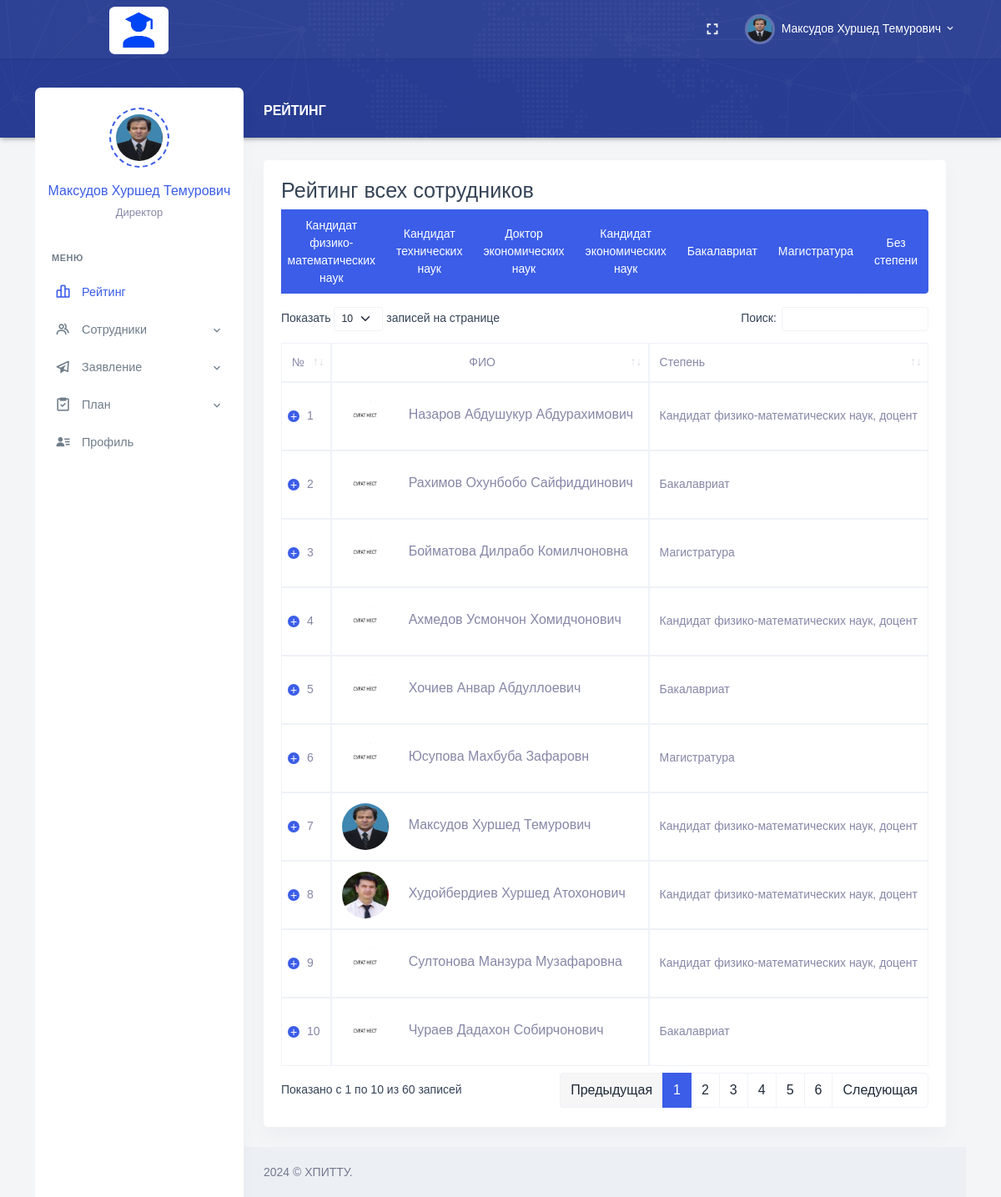
The page /Role/Director/index.php?login-success (signed in) on the database its author committed.
### tables this page shows
CREATE TABLE `employees` (
  `Employee_Id` int NOT NULL AUTO_INCREMENT,
  `Full_Name` varchar(255) DEFAULT NULL,
  `Date_of_Birth` date DEFAULT NULL,
  `Place_of_Birth` varchar(255) DEFAULT NULL,
  `Position_Id` int DEFAULT NULL,
  `Degree_Id` int DEFAULT NULL,
  `Faculty_Id` int DEFAULT NULL,
  `Department_Id` int DEFAULT NULL,
  `User_Role_Id` int DEFAULT NULL,
  `Email` varchar(255) DEFAULT NULL,
  `Phone_Number` varchar(20) DEFAULT NULL,
  `Employee_Number` varchar(20) DEFAULT NULL,
  `Date_Added` date DEFAULT NULL,
  `Path_Photo` varchar(255) DEFAULT NULL,
  `Username` varchar(255) DEFAULT NULL,
  `Password` varchar(255) DEFAULT NULL,
  PRIMARY KEY (`Employee_Id`),
  KEY `Degree_Id` (`Degree_Id`),
  KEY `Faculty_Id` (`Faculty_Id`),
  KEY `Department_Id` (`Department_Id`),
  KEY `User_Role_Id` (`User_Role_Id`),
  KEY `employees_ibfk_1` (`Position_Id`),
  CONSTRAINT `employees_ibfk_1` FOREIGN KEY (`Position_Id`) REFERENCES `positions` (`Position_Id`) ON DELETE CASCADE ON UPDATE CASCADE,
  CONSTRAINT `employees_ibfk_2` FOREIGN KEY (`Degree_Id`) REFERENCES `degrees` (`Degree_Id`) ON DELETE CASCADE ON UPDATE CASCADE,
  CONSTRAINT `employees_ibfk_3` FOREIGN KEY (`Faculty_Id`) REFERENCES `faculties` (`Faculty_Id`) ON DELETE CASCADE ON UPDATE CASCADE,
  CONSTRAINT `employees_ibfk_4` FOREIGN KEY (`Department_Id`) REFERENCES `departments` (`Department_Id`) ON DELETE CASCADE ON UPDATE CASCADE,
  CONSTRAINT `employees_ibfk_5` FOREIGN KEY (`User_Role_Id`) REFERENCES `user_roles` (`User_Role_Id`) ON DELETE CASCADE ON UPDATE CASCADE
);

CREATE TABLE `positions` (
  `Position_Id` int NOT NULL,
  `Position_Name` varchar(255) DEFAULT NULL,
  PRIMARY KEY (`Position_Id`)
);

### Role/Director/index.php (the view, shortened to what this page needs)
<?php
require_once "header.php";
?>
<div class="main-content">
    <div class="page-content">
        <div class="row">
            <div class="col-12">
                <div class="page-title-box d-flex align-items-center justify-content-between">
                    <h4 class="page-title mb-0 font-size-18">Рейтинг</h4>
                </div>
            </div>
        </div>
        <div class="row">
            <div class="col-lg-12">
                <div class="card">
                    <div class="card-body">
                        <div class="table-responsive">
                            <h3>Рейтинг всех сотрудников</h3>
                            <div class="btn-group mb-3 d-flex justify-content-end">
                                <button type="button" class="btn btn-primary filterBtn"
                                    data-filter="Кандидат физико-математических наук">Кандидат физико-математических
                                    наук</button>
                                <button type="button" class="btn btn-primary filterBtn"
                                    data-filter="Кандидат технических наук">Кандидат технических наук</button>
                                <button type="button" class="btn btn-primary filterBtn"
                                    data-filter="Доктор экономических наук">Доктор экономических наук</button>
                                <button type="button" class="btn btn-primary filterBtn"
                                    data-filter="Кандидат экономических наук">Кандидат экономических наук</button>
                                <button type="button" class="btn btn-primary filterBtn"
                                    data-filter="Бакалавриат">Бакалавриат</button>
                                <button type="button" class="btn btn-primary filterBtn"
                                    data-filter="Магистратура">Магистратура</button>
                                <button type="button" class="btn btn-primary filterBtn" data-filter="Без степени">Без
                                    степени</button>
                            </div>
                            <div class="table-responsive">
                                <table id="datatable" class="table table-bordered dt-responsive nowrap"
                                    style="border-collapse: collapse; border-spacing: 0; width: 100%;">
                                    <thead>
                                        <tr>
                                            <th>№</th>
                                            <th class="text-center">ФИО</th>
                                            <th>Степень</th>
                                        </tr>
                                    </thead>
                                    <tbody>
                                        <?php
                                        require_once "conn.php";
                                        $sql = "SELECT e.Employee_Id,
                                        e.Full_Name AS FullName,
                                        IFNULL(deg.Degree_Name, 'Без степени') AS Degree,
                                        IFNULL(tc.TotalCredit, 0) AS TotalCredit,
                                        IFNULL(r.Rating, 0) AS Rating,
                                        IFNULL(e.Path_Photo, '1.jpg') AS Path_Photo
                                 FROM employees e
                                 LEFT JOIN (SELECT Employee_Id, SUM(p.Plan_Credit) AS TotalCredit
                                            FROM tasks_completed tc
                                            LEFT JOIN plans p ON tc.Plan_Id = p.Plan_Id
                                            GROUP BY Employee_Id) tc ON e.Employee_Id = tc.Employee_Id
                                 LEFT JOIN ratings r ON e.Employee_Id = r.Employee_Id
                                 LEFT JOIN degrees deg ON e.Degree_Id = deg.Degree_Id
                                 ORDER BY Rating DESC";
                                        $result = $conn->query($sql);
                                        $count = 0;
                                        if ($result->num_rows > 0) {
                                            while ($row = $result->fetch_assoc()) {
                                                $count++;
                                                $photoPath = "../Personal/upload/" . $row["Path_Photo"];
                                                echo "<tr>";
                                                echo "<td class='align-middle'>".$count."</td>";
                                    echo "<td class='align-middle'>".
                                         "<div class='d-flex align-items-center'>".
                                         "<div class='me-4'>".
                                         "<img src='".$photoPath."' alt='' class='avatar-sm rounded-circle'>".
                                         "</div>".
                                         "<div>".
                                         "<h5 class='font-size-16 mb-1'>".$row["FullName"]."</h5>".
                                         "</div>".
                                         "</div>".
                                         "</td>";
                                    echo "<td class='align-middle'>".$row["Degree"]."</td>";
                                    echo "</tr>";
                                            }
                                        }
                                        ?>
                                    </tbody>
                                </table>
                            </div>
                        </div>
                    </div>
                </div>
            </div>
            <?php
require_once "footer.php";
?>

### Role/Director/header.php (shortened to what this page needs)
<?php
    require_once "conn.php";
    $sql_command = "SELECT e.*, p.Position_Name, e.Path_Photo
    FROM employees e
    INNER JOIN positions p ON e.Position_Id = p.Position_Id
    WHERE e.Username = '{$_SESSION['Username']}'";
$result = mysqli_query($conn, $sql_command);
if (mysqli_num_rows($result) > 0) {
while ($rows = mysqli_fetch_assoc($result)) {
$Full_Name = ucwords($rows["Full_Name"]);
$Position_Name = $rows["Position_Name"];
$Path_Photo = $rows["Path_Photo"];
}
}
?>
<!doctype html>
<html lang="en">
<head>
    <link href="/assets/css/bootstrap.min.css" id="bootstrap-style" rel="stylesheet" type="text/css" />
    <link href="/assets/css/app.min.css" id="app-style" rel="stylesheet" type="text/css" />
    <link href="/assets/libs/datatables.net-bs4/css/dataTables.bootstrap4.min.css" rel="stylesheet" type="text/css" />
    <link href="/assets/libs/datatables.net-buttons-bs4/css/buttons.bootstrap4.min.css" rel="stylesheet"
        type="text/css" />
    <link href="/assets/libs/datatables.net-responsive-bs4/css/responsive.bootstrap4.min.css" rel="stylesheet"
        type="text/css" />
    <link href="/assets/css/icons.min.css" rel="stylesheet" type="text/css" />
</head>
<body data-layout="detached" data-topbar="colored">
<div class="container-fluid">
        <div id="layout-wrapper">
            <header id="page-topbar">
                <div class="navbar-header">
                    <div class="container-fluid">
                        <div class="float-end">
                            <div class="dropdown d-none d-lg-inline-block ms-1">
                                <button type="button" class="btn header-item noti-icon waves-effect"
                                    data-toggle="fullscreen">
                                    <i class="mdi mdi-fullscreen"></i>
                                </button>
                            </div>
                            <div class="dropdown d-inline-block">
                                <button type="button" class="btn header-item waves-effect"
                                    id="page-header-user-dropdown" data-bs-toggle="dropdown" aria-haspopup="true"
                                    aria-expanded="false">
                                    <img class="rounded-circle header-profile-user"
                                        src="../Personal/upload/<?php if(!empty($Path_Photo)){ echo $Path_Photo; }else{ echo "1.jpg"; } ?>" alt="Header Avatar">
                                    <span class="d-none d-xl-inline-block ms-1"><?php echo $Full_Name; ?></span>
                                    <i class="mdi mdi-chevron-down d-none d-xl-inline-block"></i>
                                </button>
                            </div>
                        </div>
                        <div>
                            <div class="navbar-brand-box">
                                <a href="index.php" class="logo logo-light" style="margin-left: 65px;">
                                    <span class="logo-lg">
                                        <img src="/assets/images/LogoEX.png" alt="" height="57"
                                            style="border-radius: 10%;">
                                    </span>
                                </a>
                            </div>
                        </div>
                    </div>
            </header>
            <div class="vertical-menu">
                <div class="h-100">
                    <div class="user-wid text-center py-4">
                        <div class="user-img">
                            <img src="../Personal/upload/<?php if(!empty($Path_Photo)){ echo $Path_Photo; }else{ echo "1.jpg"; } ?>" alt=""
                                class="avatar-md mx-auto rounded-circle">
                        </div>
                        <div class="mt-3">
                            <a href="#" class="text-reset fw-medium font-size-16"><?php echo $Full_Name; ?></a>
                            <p class="text-muted mt-1 mb-0 font-size-13"><?php echo $Position_Name; ?></p>
                        </div>
                    </div>
                    <div id="sidebar-menu">
                        <ul class="metismenu list-unstyled" id="side-menu">
                            <li class="menu-title">Меню</li>
                            <li>
                                <a href="index.php" class="waves-effect">
                                    <i class="bx bx-bar-chart-alt-2"></i>
                                    <span>Рейтинг</span>
                                </a>
                            </li>
                            <li>
                                <a href="javascript: void(0);" class="has-arrow waves-effect">
                                    <i class="bx bx-group"></i>
                                    <span>Сотрудники</span>
                                </a>
                            </li>
                            <li>
                                <a href="javascript: void(0);" class="has-arrow waves-effect">
                                    <i class="bx bx-paper-plane"></i>
                                    <span>Заявление</span>
                                </a>
                            </li>
                            <li>
                                <a href="javascript: void(0);" class="has-arrow waves-effect">
                                    <i class="bx bx-task"></i>
                                    <span>План</span>
                                </a>
                            </li>
                            <li>
                                <a href="profile.php" class="waves-effect">
                                    <i class="bx bxs-user-detail"></i>
                                    <span>Профиль</span>
                                </a>
                            </li>
                    </div>
                </div>
            </div>

### Role/Director/footer.php (shortened to what this page needs)
<footer class="footer">
    <div class="container-fluid">
        <div class="row">
            <div class="col-sm-6">
                 © ХПИТТУ.
            </div>
            <div class="col-sm-6">
            </div>
        </div>
    </div>
</footer>
</div>
</div>
</div>
</div>
</body>
</html>

### rows shown on the page
employees: Path_Photo (picture), Full_Name "Максудов Хуршед Темурович", Position_Id.Position_Name "Директор", shows a picture, Degree "Кандидат физико-математических наук, доцент"
employees: Full_Name "Назаров Абдушукур Абдурахимович", Degree "Кандидат физико-математических наук, доцент"
employees: Full_Name "Рахимов Охунбобо Сайфиддинович", Degree "Бакалавриат"
employees: Full_Name "Бойматова Дилрабо Комилчоновна", Degree "Магистратура"
employees: Full_Name "Ахмедов Усмончон Хомидчонович", Degree "Кандидат физико-математических наук, доцент"
employees: Full_Name "Хочиев Анвар Абдуллоевич", Degree "Бакалавриат"
employees: Full_Name "Юсупова Махбуба Зафаровн", Degree "Магистратура"
employees: shows a picture, Full_Name "Худойбердиев Хуршед Атохонович", Degree "Кандидат физико-математических наук, доцент"
employees: Full_Name "Султонова Манзура Музафаровна", Degree "Кандидат физико-математических наук, доцент"
employees: Full_Name "Чураев Дадахон Собирчонович", Degree "Бакалавриат"
